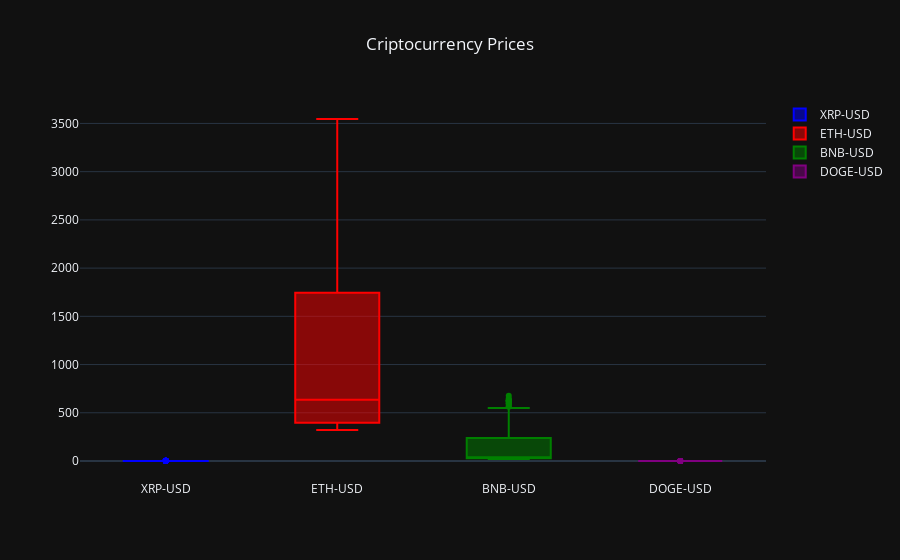

The notebook cell saved with this chart:
### Code cell
df = web.DataReader(['XRP-USD', 'ETH-USD', 'BNB-USD', 'DOGE-USD'], 'yahoo', start, end)['Close']

trace0 = go.Box(y=df['XRP-USD'], name='XRP-USD', line=dict(color='blue'))
trace1 = go.Box(y=df['ETH-USD'], name='ETH-USD', line=dict(color='red'))
trace2 = go.Box(y=df['BNB-USD'], name='BNB-USD', line=dict(color='green'))
trace3 = go.Box(y=df['DOGE-USD'], name='DOGE-USD', line=dict(color='purple'))

fig6 = go.Figure([trace0, trace1, trace2, trace3])

fig6.update_layout(
    title={
        'text': "Criptocurrency Prices",
        'x':0.5,
        'xanchor': 'center'})

fig6.show()

### Figure 1 — Plotly figure (JSON) as saved in the notebook; plotly's stock layout.template omitted (floating-point values rounded to 4 significant figures; data arrays with more than 128 entries replaced by an {"elided": "..."} marker saying what was removed)
{"data": [{"line": {"color": "blue"}, "name": "XRP-USD", "type": "box", "y": {"elided": "278 float values"}}, {"line": {"color": "red"}, "name": "ETH-USD", "type": "box", "y": {"elided": "278 float values"}}, {"line": {"color": "green"}, "name": "BNB-USD", "type": "box", "y": {"elided": "278 float values"}}, {"line": {"color": "purple"}, "name": "DOGE-USD", "type": "box", "y": {"elided": "278 float values"}}], "layout": {"title": {"text": "Criptocurrency Prices", "x": 0.5, "xanchor": "center"}}}
